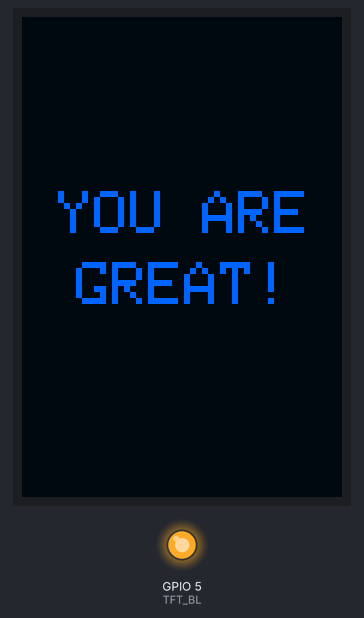
Recording of a sketch running on a simulated ESP32. On the bench: 320×480 colour display, output pins drawn as LEDs (lit = HIGH). What the sketch prints to the serial monitor is not drawn.

Above: at 1.8 s.

The sketch:

04-ILI9488.ino
```cpp
#include <SPI.h>
#include <TFT_eSPI.h>

// === 3.5 Inch TFT 320×480 ===
/* === SPI ===
 * TFT       ESP32
 * LED   --> GPIO 5
 * SCK   --> GPIO 18
 * MISO  --> GPIO 19
 * MOSI  --> GPIO 23
 * CS    --> GPIO 15
 * DC    --> GPIO 2
 * RST   --> GPIO 4
 * GND   --> GND
 * VCC   --> 3V3
 */

#define BRIGHTNESS 255 // === [0, 255] ===
#define LANDSCAPE false
#define FLIP false
#define TFT_BL 5
#define TFT_MS 250

TFT_eSPI tft = TFT_eSPI();

void background(uint16_t color)
{
	tft.fillScreen(color);
}

uint16_t rgb(uint8_t r, uint8_t g, uint8_t b)
{
	return tft.color565(r, g, b);
}

void clearDisplay()
{
	tft.fillScreen(TFT_BLACK);
}

void backlight(int brightness)
{
	int val = constrain(brightness, 0, 255);
	analogWrite(TFT_BL, val);
}

void backlightOff()
{
	digitalWrite(TFT_BL, 0);
}

void backlightOn()
{
	backlight(BRIGHTNESS);
}

void setupTFT()
{
	pinMode(TFT_BL, OUTPUT);
	backlight(BRIGHTNESS);
	delay(TFT_MS);
	tft.init();

	int rotate = 0;
	if (LANDSCAPE && FLIP)
		rotate = 3;
	else if (FLIP)
		rotate = 2;
	else if (LANDSCAPE)
		rotate = 1;
	tft.setRotation(rotate);

	clearDisplay();
	Serial.println(F("✅ TFT OK"));
}

void setupSerial()
{
	Serial.begin(9600);
	for (int i = 0; i < 10; i++)
	{
		delay(100);
		Serial.println(F("."));
	}
	Serial.println(F("✅ Serial OK"));
}

void demo()
{
	background(rgb(0, 10, 20));
	tft.setTextColor(rgb(0, 100, 255));
	tft.setTextSize(6);
	tft.drawString(F("YOU ARE"), 36, 174);
	tft.drawString(F("GREAT!"), 54, 245);
}

void setup()
{
	setupSerial();
	setupTFT();
	demo();
}

void loop()
{
}
```
